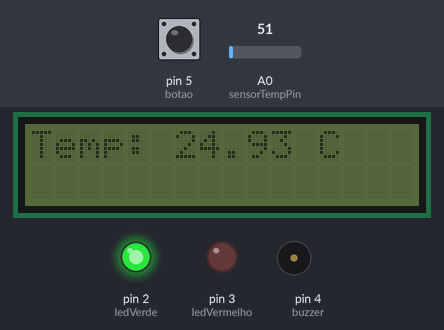
Bench run of a sketch on a simulated Arduino Uno, built with avr-gcc and run on an emulated ATmega328P. Shown: 16×2 character LCD, output pins drawn as LEDs (lit = HIGH), buzzer (waves = sounding). Dashed ring = blinking. Inputs (shaded band) come from the test bench; at power-on: pin 5 (botao) HIGH, A0 (sensorTempPin) = 51.

Above: at 3.2 s.
3.3 s: pin 5 (botao) pulled LOW for 3.2 s
At 4.9 s:
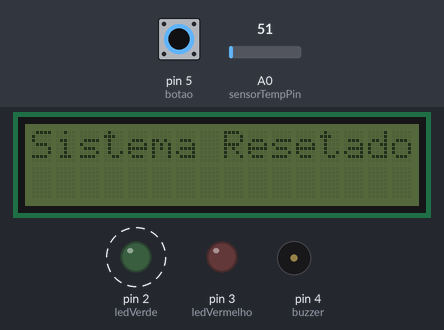
8.6 s: A0 (sensorTempPin) set to 58
At 9.8 s:
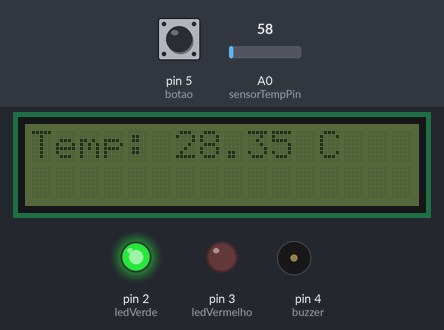
10.7 s: A0 (sensorTempPin) set to 67
At 12.4 s:
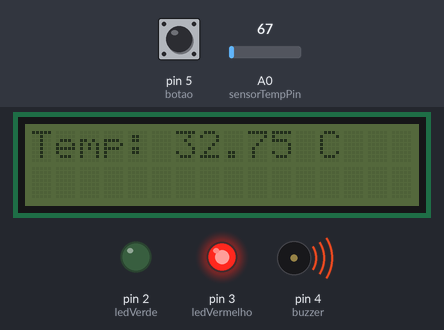
12.7 s: A0 (sensorTempPin) set to 71
At 13.9 s:
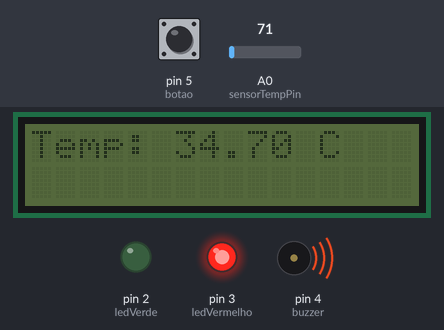
Timing chart, 0 to 15.7 s (numbered marks = the images above; inputs shaded):
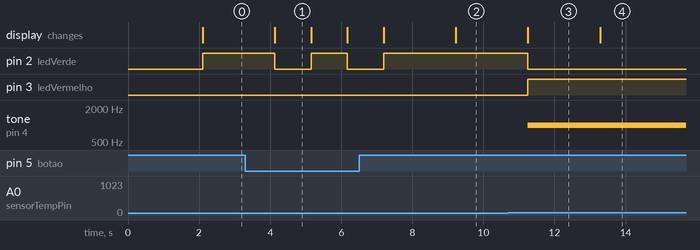

Measured:
- the behaviour switches between 61 and 62 on A0 (sensorTempPin) (found by bisection; images 2 and 3)
- after the input at 3.3 s, pin 2 (ledVerde): alternates HIGH for 1.0 s and LOW for 1.0 s, starting after 0.83 s; the display: changes after 0.83 s (image 1)
- after the input at 8.6 s, the display: changes after 0.62 s (image 2)
- after the input at 10.7 s, pin 2 (ledVerde): HIGH → LOW after 0.55 s; pin 3 (ledVermelho): LOW → HIGH after 0.55 s; tone on pin 4 (buzzer): silent → 1000 Hz after 0.55 s; the display: changes after 0.55 s (image 3)
- after the input at 12.7 s, the display: changes after 0.58 s (image 4)
- what the display in image 1 shows lasts 1.1 s, from 4.1 s to 5.2 s

The sketch:

spectacular_sango_habbi1.ino
```cpp
#include <Wire.h>
#include <Adafruit_LiquidCrystal.h>

Adafruit_LiquidCrystal lcd(0x3F);

const int ledVerde = 2;
const int ledVermelho = 3;
const int buzzer = 4;
const int botao = 5;
const int sensorTempPin = A0;

const float tempMin = 15.0;
const float tempMax = 30.0;

void setup() {
  Serial.begin(9600);

  pinMode(ledVerde, OUTPUT);
  pinMode(ledVermelho, OUTPUT);
  pinMode(buzzer, OUTPUT);
  pinMode(botao, INPUT_PULLUP);

  lcd.begin(16, 2);
  lcd.setBacklight(LOW);

  lcd.print("Sistema de");
  lcd.setCursor(0, 1);
  lcd.print("Monitoramento");
  delay(2000);
}

void loop() {
  if (digitalRead(botao) == LOW) {
    lcd.clear();
    lcd.print("Sistema Resetado");
    digitalWrite(ledVerde, LOW);
    digitalWrite(ledVermelho, LOW);
    noTone(buzzer);
    delay(1000);
    lcd.clear();
  }

  int leituraAnalogica = analogRead(sensorTempPin);
  float temperatura = (leituraAnalogica * 5.0 / 1023.0) * 100.0; // Convertendo para °C

  lcd.clear();
  lcd.print("Temp: ");
  lcd.print(temperatura);
  lcd.print(" C");

  if (temperatura < tempMin || temperatura > tempMax) {
    digitalWrite(ledVerde, LOW);
    digitalWrite(ledVermelho, HIGH);
    tone(buzzer, 1000);
  } else {
    digitalWrite(ledVerde, HIGH);
    digitalWrite(ledVermelho, LOW);
    noTone(buzzer);
  }

  delay(1000);
}
```
